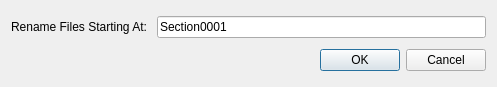
<?xml version="1.0" encoding="UTF-8"?>
<ui version="4.0">
 <class>RenameTemplate</class>
 <widget class="QDialog" name="RenameTemplate">
  <property name="geometry">
   <rect>
    <x>0</x>
    <y>0</y>
    <width>497</width>
    <height>87</height>
   </rect>
  </property>
  <property name="sizePolicy">
   <sizepolicy hsizetype="Preferred" vsizetype="Preferred">
    <horstretch>0</horstretch>
    <verstretch>0</verstretch>
   </sizepolicy>
  </property>
  <property name="windowTitle">
   <string>Rename Files</string>
  </property>
  <layout class="QVBoxLayout" name="verticalLayout">
   <item>
    <layout class="QHBoxLayout" name="horizontalLayout">
     <item>
      <widget class="QLabel" name="label_2">
       <property name="toolTip">
        <string>Enter the starting name to use for renaming all selected files, e.g.:

    filename001
    filename08.xhtml
    .html

All numbers at the END of the filename you enter will be replaced sequentially
starting at the number provided (default is 1 if no number is provided),  with
leading 0's added to match the number of digits used.

If you provide a file extension it will be used for all files, otherwise the
current extensions will be kept.  If you just provide a file extension (e.g. .xhtml)
then only file extensions will be updated.  Be careful that any extension you use is 
valid for all selected files.
</string>
       </property>
       <property name="text">
        <string>Rename Files Starting At: </string>
       </property>
      </widget>
     </item>
     <item>
      <widget class="QLineEdit" name="renameTemplate">
       <property name="text">
        <string>Section0001</string>
       </property>
      </widget>
     </item>
    </layout>
   </item>
   <item>
    <widget class="QDialogButtonBox" name="buttonBox">
     <property name="orientation">
      <enum>Qt::Horizontal</enum>
     </property>
     <property name="standardButtons">
      <set>QDialogButtonBox::Cancel|QDialogButtonBox::Ok</set>
     </property>
    </widget>
   </item>
  </layout>
 </widget>
 <resources/>
 <connections>
  <connection>
   <sender>buttonBox</sender>
   <signal>accepted()</signal>
   <receiver>RenameTemplate</receiver>
   <slot>accept()</slot>
   <hints>
    <hint type="sourcelabel">
     <x>20</x>
     <y>20</y>
    </hint>
    <hint type="destinationlabel">
     <x>20</x>
     <y>20</y>
    </hint>
   </hints>
  </connection>
  <connection>
   <sender>buttonBox</sender>
   <signal>rejected()</signal>
   <receiver>RenameTemplate</receiver>
   <slot>reject()</slot>
   <hints>
    <hint type="sourcelabel">
     <x>20</x>
     <y>20</y>
    </hint>
    <hint type="destinationlabel">
     <x>20</x>
     <y>20</y>
    </hint>
   </hints>
  </connection>
 </connections>
</ui>
